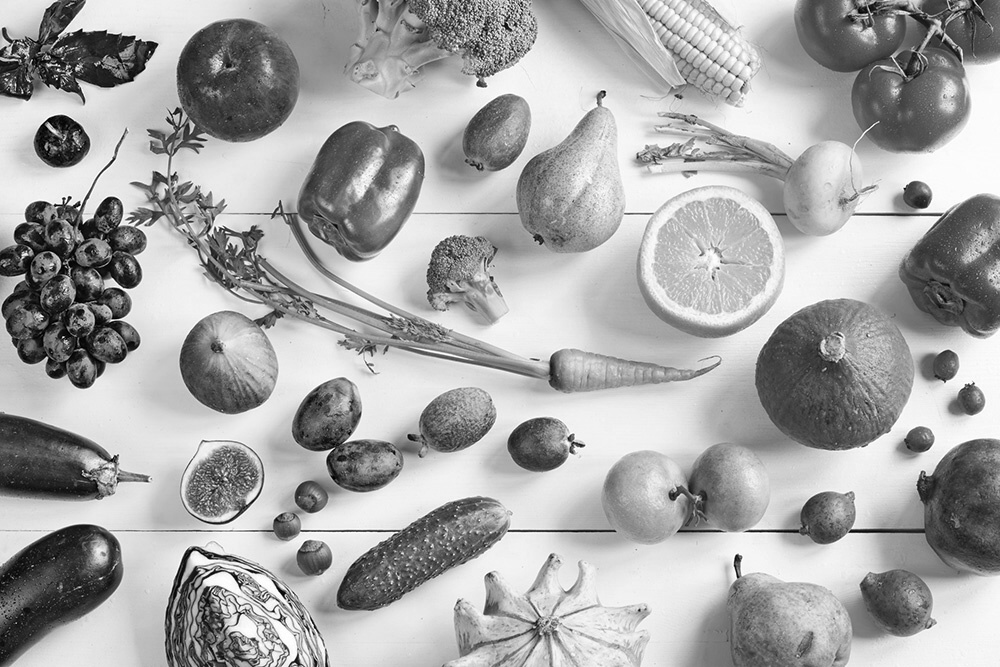
#> input picture Ukol5/fruit_grey.jpg, 1000 x 667 px
$ jupyter execute --allow-errors m_zurek_task5.ipynb
#> lines starting #> are read from the running program, lines starting #| are printed output that depends on the picture
# Úkol 5

[cell 1]
import warnings
import numpy as np
import matplotlib.pyplot as plt
from scipy.signal import convolve, convolve2d
from IPython.display import Audio, display
from scipy.io import wavfile
from PIL import Image

warnings.filterwarnings("ignore")

#> (a cell that did not finish here is left out)

[cell 3]
image_array = np.array(Image.open("fruit_grey.jpg").convert('L'))
#> image_array is the input picture: shape (667, 1000); min 0, max 255, mean 167.1

g1 = np.array([[0, -1, 0],
               [-1, 4, -1],
               [0, -1, 0]])

g2 = np.array([[-1, -1, -1],
               [-1, 8, -1],
               [-1, -1, -1]])

g3 = (1/25) * np.ones((5, 5))

g4 = (1/256) * np.array([[1, 4, 6, 4, 1],
                         [4, 16, 24, 16, 4],
                         [6, 24, 36, 24, 6],
                         [4, 16, 24, 16, 4],
                         [1, 4, 6, 4, 1]])

def apply_image_filter(image, kernel):
    filtered_image = convolve2d(image, kernel, mode='same', boundary='symm')
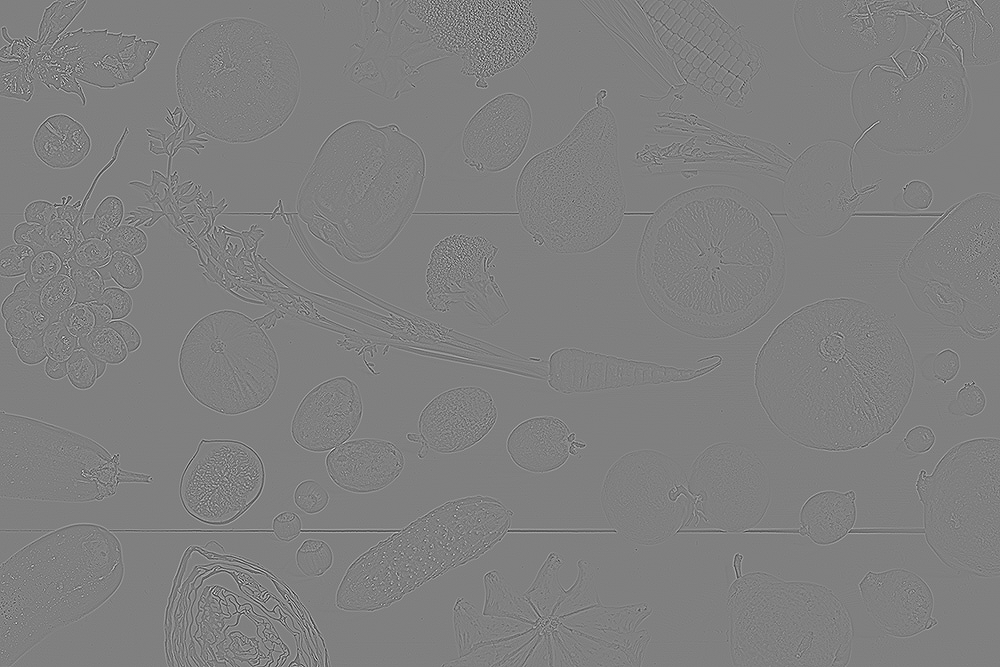
#> filtered_image: shape (667, 1000) int64; min -528, max 523, mean 0; drawn with min black and max white
    f = np.abs(filtered_image)
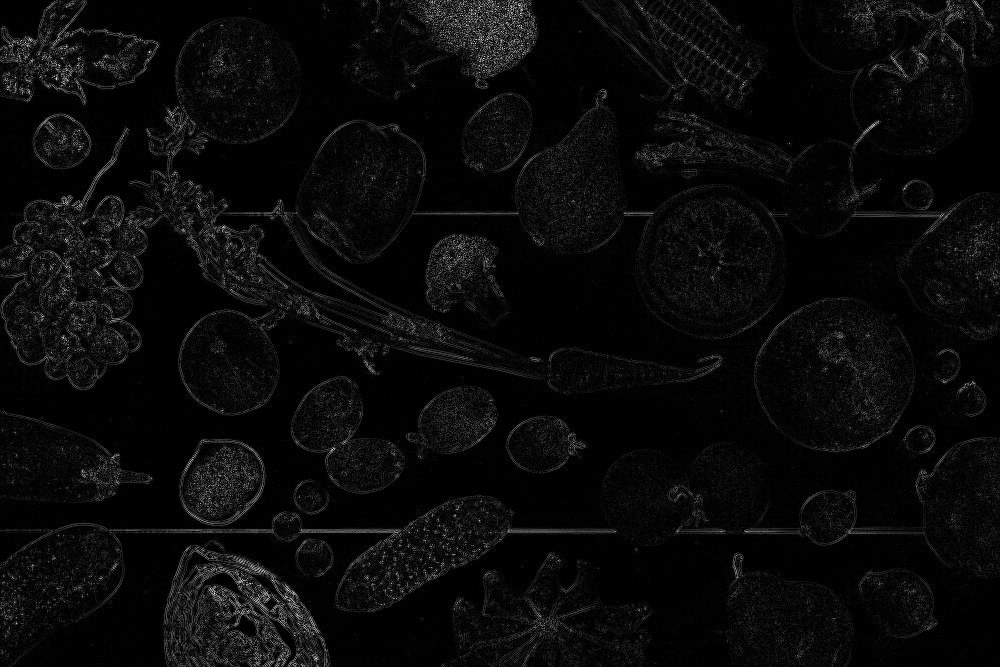
#> f: shape (667, 1000) int64; min 0, max 528, mean 21.6; drawn with min black and max white
    plt.figure(figsize=(8, 8))
#> (this line was passed over: IPython is not available in this run)
    plt.imshow(f, cmap='gray')
#> (this line was passed over: IPython is not available in this run)
    plt.axis('off')
#> (this line was passed over: IPython is not available in this run)
    plt.show()

plt.figure(figsize=(8, 8))
plt.imshow(image_array, cmap='gray')
plt.axis('off')
plt.show()

[cell 4]
apply_image_filter(image_array, g1)

[cell 5]
apply_image_filter(image_array, g2)
